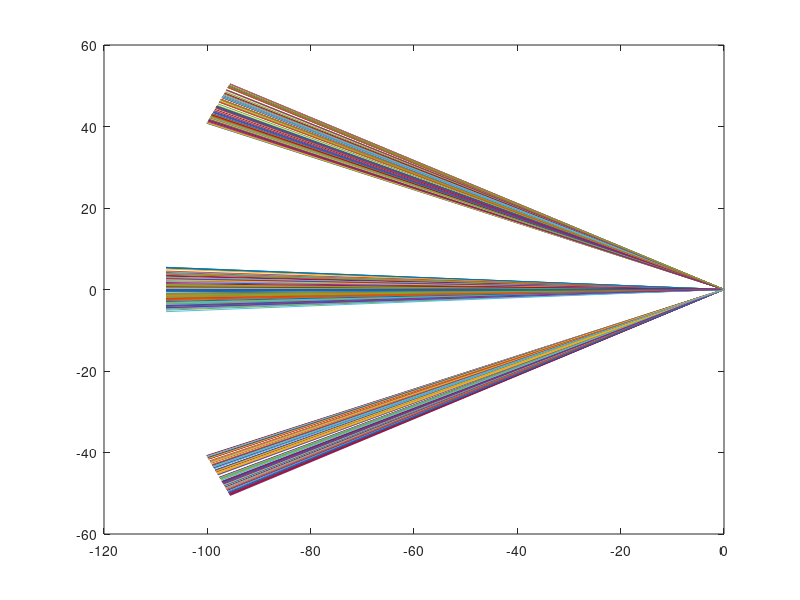

This chart was generated by the following MATLAB code: (Note: this script raises an error after producing the figure.)
Mode = 5
NumberOfRays = 300;
FocusPosition = 0;
FocalSpotRadius = 0.02;
LensRadius = 50; %For mode 3
LensPosition = -100;
LensHeight = 45; %For mode 4
LensLength = 11; %For mode 4
PowerIndex = 1; %1 for linear increase with radius, 2 for squared etc.

%Mode 1 - Uniform Rays
%Produces a laser beam of a given number of rays, all travelling parallel
%to long axis of cylinder (no dephasing)
if Mode==1 
RayRadiusAtFocus = [1:NumberOfRays]*FocalSpotRadius/NumberOfRays;
RayAngle = repmat(180,1,NumberOfRays);
RayPower = RayRadius.^PowerIndex;

%Mode 2 - Random rays
%Produces a beam of constant radius from lens to focus, but with random
%mapping of rays.
elseif Mode==2  
RayRadiusAtFocus = [1:NumberOfRays]*FocalSpotRadius/NumberOfRays;
RayRadiusAtLens = (2*FocalSpotRadius*rand(NumberOfRays,1) - FocalSpotRadius).';
RayAngle = atand((RayRadiusAtFocus - RayRadiusAtLens)./(FocusPosition-LensPosition));
Rays = [RayRadiusAtLens; RayRadiusAtFocus];
% figure 
% plot([LensPosition FocusPosition], Rays)
RayRadius = RayRadiusAtFocus;
RayStartingZ = FocusPosition;
RayAngle = RayAngle+180;
figure
plot([LensPosition FocusPosition FocusPosition-LensPosition], [RayRadius-(tand(RayAngle)*(FocusPosition-LensPosition)); RayRadius; RayRadius+(tand(RayAngle)*(FocusPosition-LensPosition))])
RayPower = RayRadius.^PowerIndex;

%Mode 3 - Random rays, larger lens
%Produces a beam with random mapping, but with a much larger radius at lens
%than at beam
elseif Mode==3
RayRadiusAtFocus = [1:NumberOfRays]*FocalSpotRadius/NumberOfRays;
RayRadiusAtLens = (2*LensRadius*rand(NumberOfRays,1) - LensRadius).';
RayAngle = atand((RayRadiusAtFocus - RayRadiusAtLens)./(FocusPosition-LensPosition));
Rays = [RayRadiusAtLens; RayRadiusAtFocus];
% figure
% plot([LensPosition FocusPosition], Rays)
RayRadius = RayRadiusAtFocus;
RayStartingZ = FocusPosition;
RayAngle = RayAngle+180;
figure
plot([LensPosition FocusPosition FocusPosition-LensPosition], [RayRadius-(tand(RayAngle)*(FocusPosition-LensPosition)); RayRadius; RayRadius+(tand(RayAngle)*(FocusPosition-LensPosition))])
RayPower = RayRadius.^PowerIndex;

%Mode 4 - Beam at 1m distance with a 26 degree angle, and 50cm diameter
elseif Mode == 4
%For each beam, calculate a random series of x and y positions along the
%lens.
NumberOfRaysPerBeam = NumberOfRays/2;
RayRadiusAtFocus = [1:NumberOfRaysPerBeam]*FocalSpotRadius/NumberOfRaysPerBeam;
Lens1Angle = 25;
Lens1XCenter = -108*cosd(Lens1Angle);
Lens1XHeight = 108*sind(Lens1Angle);
PosnAlongLens = (LensLength*rand(NumberOfRaysPerBeam,1) - LensLength/2).';
RayLens1YPosn = Lens1XHeight + (PosnAlongLens * cosd(Lens1Angle));
RayLens1XPosn = Lens1XCenter + (PosnAlongLens * sind(Lens1Angle));
%And for beam 2
Lens2Angle = -25;
Lens2XCenter = -108*cosd(Lens2Angle);
Lens2XHeight = 108*sind(Lens2Angle);
PosnAlongLens = (LensLength*rand(NumberOfRaysPerBeam,1) - LensLength/2).';
RayLens2YPosn = Lens2XHeight + (PosnAlongLens * cosd(Lens2Angle));
RayLens2XPosn = Lens2XCenter + (PosnAlongLens * sind(Lens2Angle));
%Calculate evenly spaced points at focus. Assign each one of the randomly
%generated lens positions. Combine the lens positions into long lists, and
%randomise order to assign each grid point at focus a corresponding lens
%point. Find the angle required for the corresponding ray.
RayRadiusAtFocus = [1:NumberOfRays]*FocalSpotRadius/NumberOfRays;
CombinedRayLensXPosition = [RayLens1XPosn RayLens2XPosn];
CombinedRayLensYPosition = [RayLens1YPosn RayLens2YPosn];
Randomiser = randperm(NumberOfRays);
CombinedRayLensXPosition = CombinedRayLensXPosition(Randomiser);
CombinedRayLensYPosition = CombinedRayLensYPosition(Randomiser);
RayAngles = atand((RayRadiusAtFocus - CombinedRayLensYPosition)./(CombinedRayLensXPosition));
RayAngles = RayAngles+180;
figure
plot([CombinedRayLensXPosition; repmat(FocusPosition,1, NumberOfRays)], [RayRadiusAtFocus-(tand(RayAngles).*(CombinedRayLensXPosition)); RayRadiusAtFocus])
%And save key data
RayRadius = RayRadiusAtFocus;
RayAngle = RayAngles;
RayStartingZ = FocusPosition;
RayPower = RayRadius.^PowerIndex;

%Mode 5 - Beam at 1m distance with a 26 degree angle, and 11cm lens
%diameter, plus a central beam.
elseif Mode == 5
NumberOfRaysPerBeam = ceil(NumberOfRays/3);
NumberOfRays = NumberOfRaysPerBeam*3;
RayRadiusAtFocus = [1:NumberOfRaysPerBeam]*FocalSpotRadius/NumberOfRaysPerBeam;
Lens1Angle = 25;
Lens1XCenter = -108*cosd(Lens1Angle);
Lens1XHeight = 108*sind(Lens1Angle);
PosnAlongLens = (LensLength*rand(NumberOfRaysPerBeam,1) - LensLength/2).';
RayLens1YPosn = Lens1XHeight + (PosnAlongLens * cosd(Lens1Angle));
RayLens1XPosn = Lens1XCenter + (PosnAlongLens * sind(Lens1Angle));
%And for beam 2
Lens2Angle = -25;
Lens2XCenter = -108*cosd(Lens2Angle);
Lens2XHeight = 108*sind(Lens2Angle);
PosnAlongLens = (LensLength*rand(NumberOfRaysPerBeam,1) - LensLength/2).';
RayLens2YPosn = Lens2XHeight + (PosnAlongLens * cosd(Lens2Angle));
RayLens2XPosn = Lens2XCenter + (PosnAlongLens * sind(Lens2Angle));
%And for beam 3
Lens3Angle = 0;
Lens3XCenter = -108*cosd(Lens3Angle);
Lens3XHeight = 108*sind(Lens3Angle);
PosnAlongLens = (LensLength*rand(NumberOfRaysPerBeam,1) - LensLength/2).';
RayLens3YPosn = Lens3XHeight + (PosnAlongLens * cosd(Lens3Angle));
RayLens3XPosn = Lens3XCenter + (PosnAlongLens * sind(Lens3Angle));
%Calculate evenly spaced points at focus. Assign each one of the randomly
%generated lens positions. Combine the lens positions into long lists, and
%randomise order to assign each grid point at focus a corresponding lens
%point. Find the angle required for the corresponding ray.
RayRadiusAtFocus = [1:NumberOfRays]*FocalSpotRadius/NumberOfRays;
CombinedRayLensXPosition = [RayLens1XPosn RayLens2XPosn RayLens3XPosn];
CombinedRayLensYPosition = [RayLens1YPosn RayLens2YPosn RayLens3YPosn];
Randomiser = randperm(NumberOfRays);
CombinedRayLensXPosition = CombinedRayLensXPosition(Randomiser);
CombinedRayLensYPosition = CombinedRayLensYPosition(Randomiser);
RayAngles = atand((RayRadiusAtFocus - CombinedRayLensYPosition)./(CombinedRayLensXPosition));
RayAngles = RayAngles+180;
figure
plot([CombinedRayLensXPosition; repmat(FocusPosition,1, NumberOfRays)], [RayRadiusAtFocus-(tand(RayAngles).*(CombinedRayLensXPosition)); RayRadiusAtFocus])
%And save key data
RayRadius = RayRadiusAtFocus;
RayAngle = RayAngles;
RayStartingZ = FocusPosition;
RayPower = RayRadius.^PowerIndex;

end


filename = sprintf('Rays');
filepath = sprintf(['MultiFile/', filename, '.inf']);
fileID = fopen(filepath,'w');
fprintf(fileID, 'source laser 0.527 \r\n')
  for i=1:NumberOfRays
    %Ray StartingRadius StartingZ StartingAngle
  fprintf(fileID,'RAY %.6e %.6e %.6e %.6e \r\n', RayRadius(i), RayStartingZ, RayAngle(i), RayPower(i));
end
fclose(fileID);